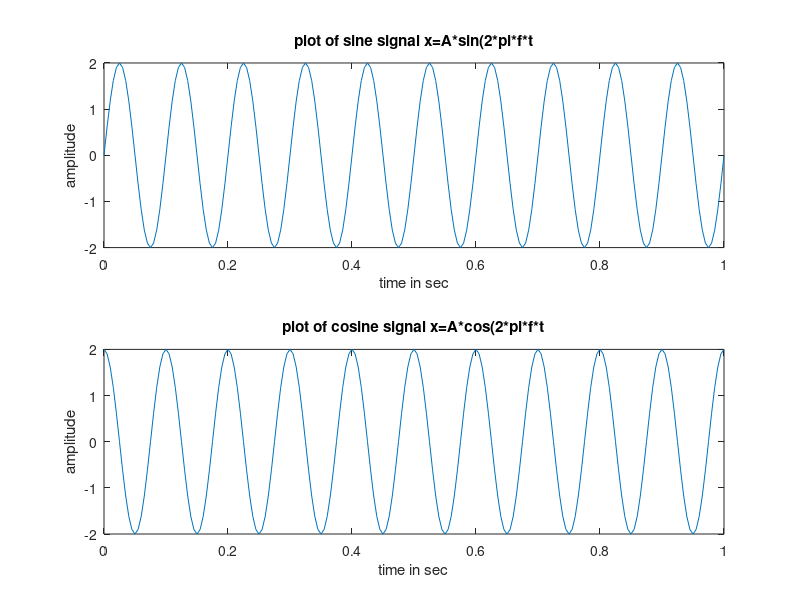

Recreate this plot in MATLAB.
clear all;
close all;
clc;
A=2;
f=10;
T=(1/f);
t=[0:T/20:10*T];
x=A*sin(2*pi*f*t);
subplot(211);
plot(t,x)
xlabel('time in sec');
ylabel('amplitude');
title('plot of sine signal x=A*sin(2*pi*f*t');
A=2;
f=10;
T=(1/f);
t=[0:T/20:10*T];
x=A*cos(2*pi*f*t);
subplot(212)
plot(t,x)
xlabel('time in sec');
ylabel('amplitude');
title('plot of cosine signal x=A*cos(2*pi*f*t');
